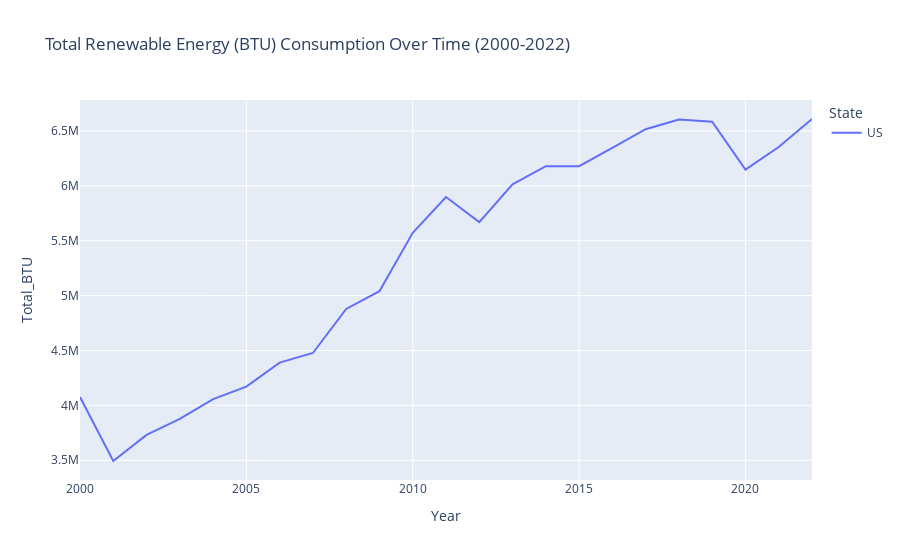

Notebook cell for this chart:
### Markdown cell above
Now that all datasets are merges, let us look at the total renewable energy consumption over time (2000-2022)

### Code cell
alldata_US=merged_all_data[merged_all_data["State"]=="US"]

fig_2 = px.line(alldata_US, x='Year', y='Total_BTU', color='State', 
              title="Total Renewable Energy (BTU) Consumption Over Time (2000-2022)")
fig_2.show()

### Figure 1 — Plotly figure (JSON) as saved in the notebook; plotly's stock layout.template omitted (floating-point values rounded to 4 significant figures)
{"data": [{"hovertemplate": "State=US<br>Year=%{x}<br>Total_BTU=%{y}<extra></extra>", "legendgroup": "US", "line": {"color": "#636efa", "dash": "solid"}, "marker": {"symbol": "circle"}, "mode": "lines", "name": "US", "orientation": "v", "showlegend": true, "type": "scatter", "x": [2000, 2001, 2002, 2003, 2004, 2005, 2006, 2007, 2008, 2009, 2010, 2011, 2012, 2013, 2014, 2015, 2016, 2017, 2018, 2019, 2020, 2021, 2022], "xaxis": "x", "y": [4076552, 3493321, 3730827, 3877711, 4057270, 4170590, 4389550, 4477316, 4878807, 5040419, 5572723, 5898016, 5669880, 6014353, 6179203, 6178734, 6345214, 6515800, 6604219, 6584265, 6147516, 6353827, 6608974], "yaxis": "y"}], "layout": {"autosize": true, "legend": {"title": {"text": "State"}, "tracegroupgap": 0}, "title": {"text": "Total Renewable Energy (BTU) Consumption Over Time (2000-2022)"}, "xaxis": {"anchor": "y", "autorange": true, "domain": [0, 1], "range": [2000, 2022], "title": {"text": "Year"}, "type": "linear"}, "yaxis": {"anchor": "x", "autorange": true, "domain": [0, 1], "range": [3320000.0, 6782000.0], "title": {"text": "Total_BTU"}, "type": "linear"}}}
